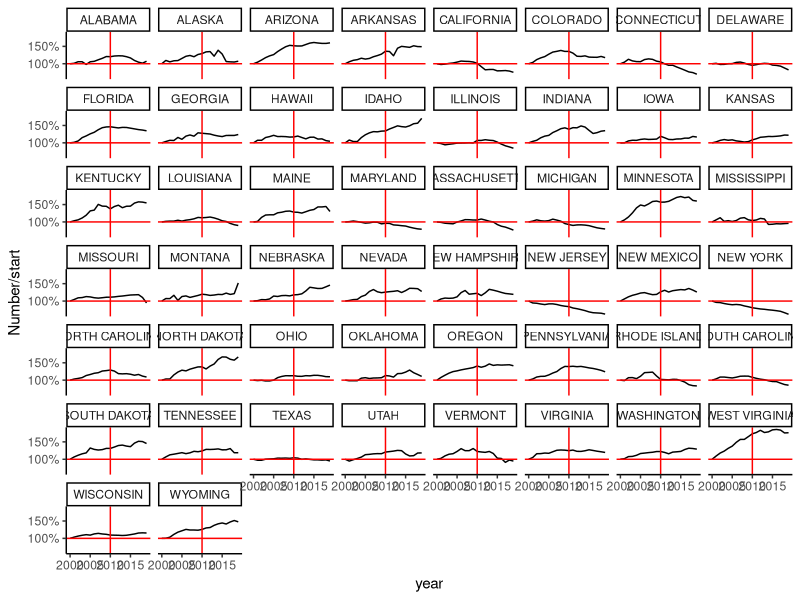
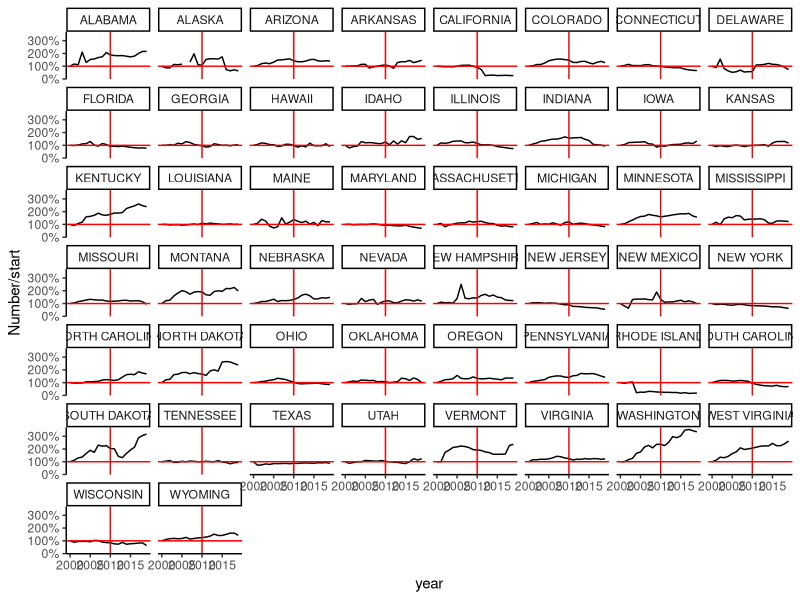
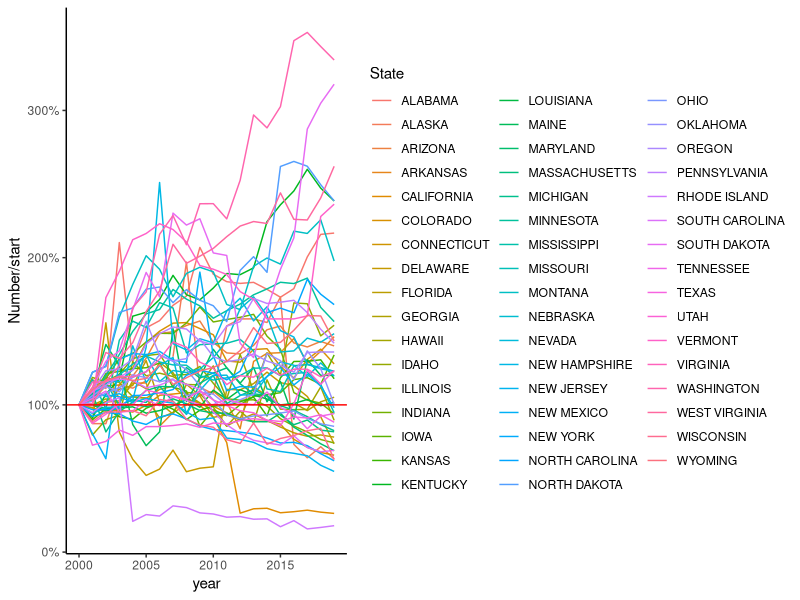
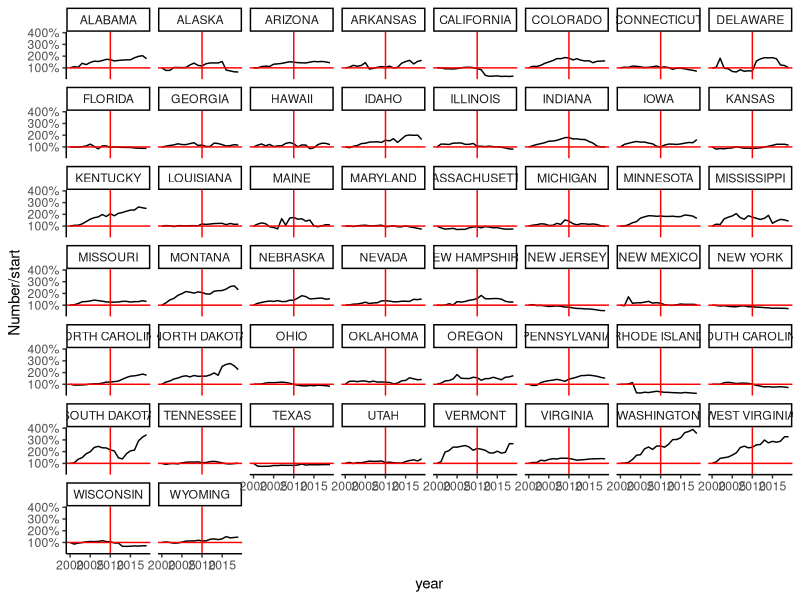
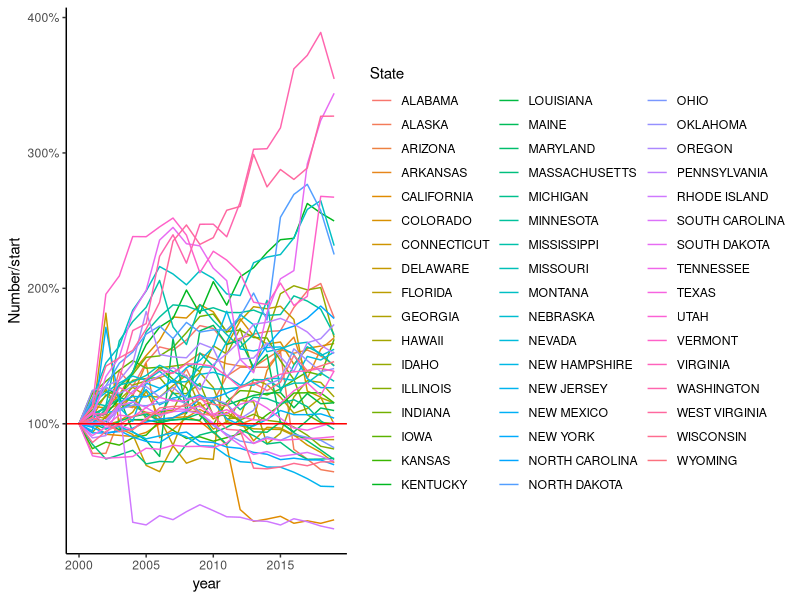

Here is the R script that generated these plots, in order:
## ---- chunk 1
library(dplyr)
library(ggplot2)
library(tidyr)
## ---- chunk 2
timeSeries <- read.csv("popTimeSeries.csv")
## ---- chunk 3
timeSeries <- timeSeries %>% mutate(start = X2000)
## ---- chunk 4
long <- timeSeries %>% 
  pivot_longer(
    cols = `X1978`:`X2019`, 
    names_to = "year",
    values_to = "Number"
)
## ---- chunk 5
long <- long %>% mutate(year = as.numeric(sub("X","", year)))
## ---- chunk 6
longShort <- long %>% filter(year > 1999)
## ---- chunk 7
# Plot 1: 
ggplot(data = longShort, aes(y= Number/start, x = year)) + geom_line() + 
  facet_wrap(~State) + 
  geom_hline(yintercept=1, color="Red") + geom_vline(xintercept=2010, color="Red") + scale_y_continuous(labels = scales::percent)+
  theme_classic()
## ---- chunk 8
Admissions <- read.csv("Admissions.csv")
## ---- chunk 9
Admissions <- Admissions %>% mutate(start = X2000)
## ---- chunk 10
Admissions[Admissions=="*"] <- NA
Admissions <- Admissions %>% mutate(X1994 = as.numeric(X1994), X2006 = as.numeric(X2006))
## ---- chunk 11
longAdmissions <- Admissions %>% 
  pivot_longer(
    cols = `X1978`:`X2019`, 
    names_to = "year",
    values_to = "Number"
)
## ---- chunk 12
longAdmissions <- longAdmissions %>% mutate(year = as.numeric(sub("X","", year)))
## ---- chunk 13
longShortAdmissions <- longAdmissions %>% filter(year > 1999)
## ---- chunk 14
# Plot 1: 
ggplot(data = longShortAdmissions, aes(y= Number/start, x = year)) + geom_line() + 
  facet_wrap(~State) + 
  geom_hline(yintercept=1, color="Red") + geom_vline(xintercept=2010, color="Red") + scale_y_continuous(labels = scales::percent)+
  theme_classic()
## ---- chunk 15
# Plot 2: 
ggplot(data = longShortAdmissions, aes(y= Number/start, x = year, color=State)) + geom_line() + 
  geom_hline(yintercept=1, color="Red") + scale_y_continuous(labels = scales::percent)+ 
  theme_classic()
## ---- chunk 16
Releases <- read.csv("releases.csv")
## ---- chunk 17
Releases <- Releases %>% mutate(start = X2000)
## ---- chunk 18
Releases[Releases=="*"] <- NA
Releases <- Releases %>% mutate(X1994 = as.numeric(X1994))
## ---- chunk 19
longReleases <- Releases %>% 
  pivot_longer(
    cols = `X1978`:`X2019`, 
    names_to = "year",
    values_to = "Number"
)
## ---- chunk 20
longReleases <- longReleases %>% mutate(year = as.numeric(sub("X","", year)))
## ---- chunk 21
longShortReleases <- longReleases %>% filter(year > 1999)
## ---- chunk 22
# Plot 1: 
ggplot(data = longShortReleases, aes(y= Number/start, x = year)) + geom_line() + 
  facet_wrap(~State) + 
  geom_hline(yintercept=1, color="Red") + geom_vline(xintercept=2010, color="Red") + scale_y_continuous(labels = scales::percent)+
  theme_classic()
## ---- chunk 23
# Plot 2: 
ggplot(data = longShortReleases, aes(y= Number/start, x = year, color=State)) + geom_line() + 
  geom_hline(yintercept=1, color="Red") + scale_y_continuous(labels = scales::percent)+ 
  theme_classic()
